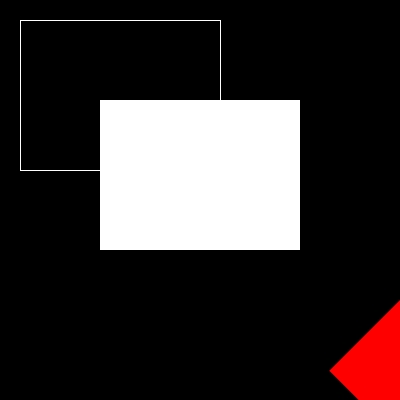
Frame 1 (no input)
Frame 60 (the mouse pressed at the canvas centre just before this capture): identical to frame 1, image omitted
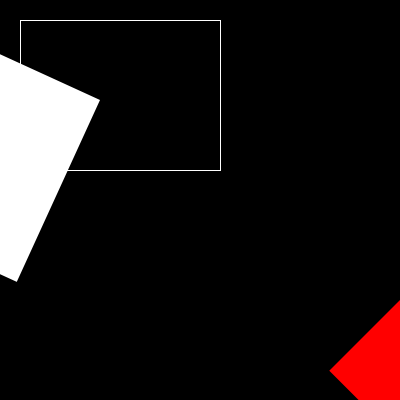
Frame 120 (the mouse held since frame 60 and released just before this capture)

The Processing sketch that drew these frames (run headless with seeded random() and noise(); from frame 60 on, the mouse is pressed at the canvas centre):

// Processing sketch: processing_70924
// ── processing_70924.pde

void setup(){
  size(400,400);
  smooth();
}

void draw(){
  background(0);
  
  noFill();
  stroke(255);
  
  rect(20,20,200,150);
  
  //draw white square
  noStroke();
  fill(255);
  translate(100,100);
  rotate(mouseX/100.0);
  rect(0,0,200,150);
  resetMatrix();
  
  //draw red square
  translate(400,300);
  rotate(radians(45));
  fill(255,0,0);
  rect(0,0,100,100);
}
